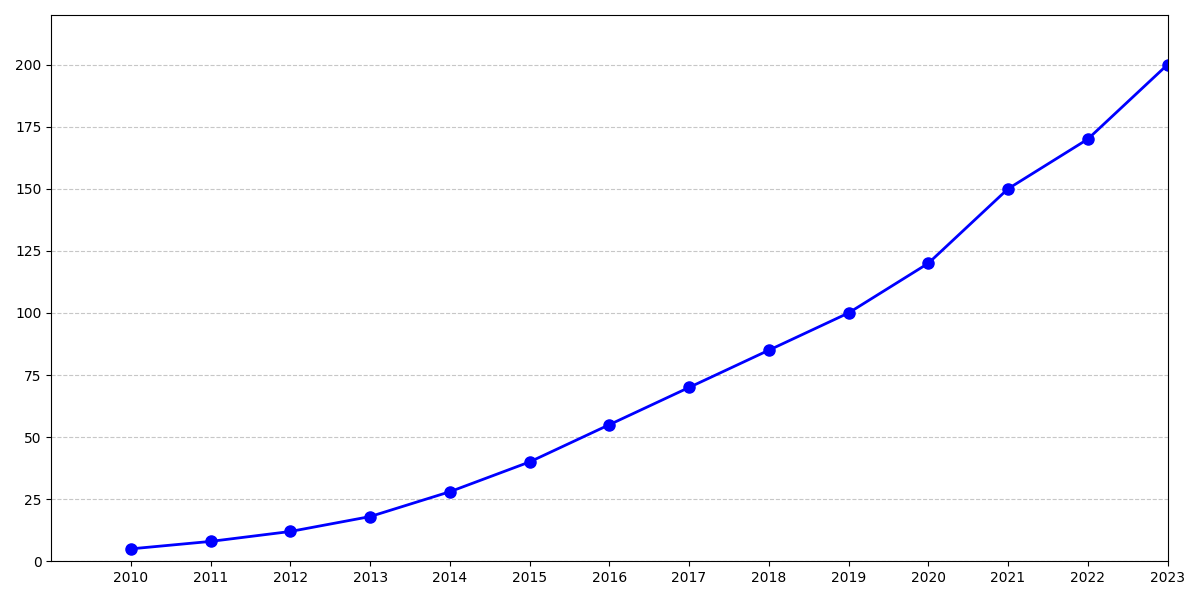

Write the Python code that produced this figure.
import matplotlib.pyplot as plt
import numpy as np

# Data inputs
years = np.arange(2010, 2024)
bandwidth = [5, 8, 12, 18, 28, 40, 55, 70, 85, 100, 120, 150, 170, 200]

# Create the figure and axis
fig, ax = plt.subplots(figsize=(12, 6))

# Main line plot
ax.plot(years, bandwidth, color='blue', marker='o', linestyle='-', linewidth=2, markersize=8)

# Customizing plot appearance
ax.set_xticks(years)
ax.set_xlim(2009, 2023)
ax.set_ylim(0, 220)
ax.yaxis.grid(True, linestyle='--', alpha=0.7)

# Ensure layout fits all elements and text
plt.tight_layout()

# Display the plot
plt.show()
